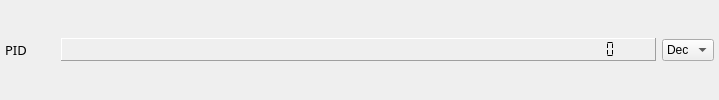
         <widget class="QWidget" name="pidWidget" native="true">
          <property name="sizePolicy">
           <sizepolicy hsizetype="Preferred" vsizetype="Fixed">
            <horstretch>0</horstretch>
            <verstretch>0</verstretch>
           </sizepolicy>
          </property>
          <layout class="QHBoxLayout" name="horizontalLayout_5">
           <property name="leftMargin">
            <number>5</number>
           </property>
           <property name="topMargin">
            <number>5</number>
           </property>
           <property name="rightMargin">
            <number>5</number>
           </property>
           <property name="bottomMargin">
            <number>5</number>
           </property>
           <item>
            <widget class="QLabel" name="pidLabel">
             <property name="sizePolicy">
              <sizepolicy hsizetype="Fixed" vsizetype="Fixed">
               <horstretch>0</horstretch>
               <verstretch>0</verstretch>
              </sizepolicy>
             </property>
             <property name="minimumSize">
              <size>
               <width>50</width>
               <height>0</height>
              </size>
             </property>
             <property name="font">
              <font>
               <family>Cascadia Mono Light</family>
               <pointsize>10</pointsize>
               <italic>false</italic>
              </font>
             </property>
             <property name="text">
              <string>PID</string>
             </property>
             <property name="textFormat">
              <enum>Qt::AutoText</enum>
             </property>
            </widget>
           </item>
           <item>
            <widget class="QLCDNumber" name="pidLcdNumber">
             <property name="sizePolicy">
              <sizepolicy hsizetype="Minimum" vsizetype="Fixed">
               <horstretch>0</horstretch>
               <verstretch>0</verstretch>
              </sizepolicy>
             </property>
             <property name="frameShape">
              <enum>QFrame::Panel</enum>
             </property>
             <property name="frameShadow">
              <enum>QFrame::Raised</enum>
             </property>
             <property name="lineWidth">
              <number>1</number>
             </property>
             <property name="midLineWidth">
              <number>0</number>
             </property>
             <property name="smallDecimalPoint">
              <bool>false</bool>
             </property>
             <property name="digitCount">
              <number>64</number>
             </property>
             <property name="segmentStyle">
              <enum>QLCDNumber::Flat</enum>
             </property>
            </widget>
           </item>
           <item>
            <widget class="QComboBox" name="pidRadixComboBox">
             <property name="sizePolicy">
              <sizepolicy hsizetype="Fixed" vsizetype="Fixed">
               <horstretch>0</horstretch>
               <verstretch>0</verstretch>
              </sizepolicy>
             </property>
             <property name="currentIndex">
              <number>1</number>
             </property>
             <item>
              <property name="text">
               <string>Hex</string>
              </property>
             </item>
             <item>
              <property name="text">
               <string>Dec</string>
              </property>
             </item>
             <item>
              <property name="text">
               <string>Oct</string>
              </property>
             </item>
             <item>
              <property name="text">
               <string>Bin</string>
              </property>
             </item>
            </widget>
           </item>
          </layout>
         </widget>
